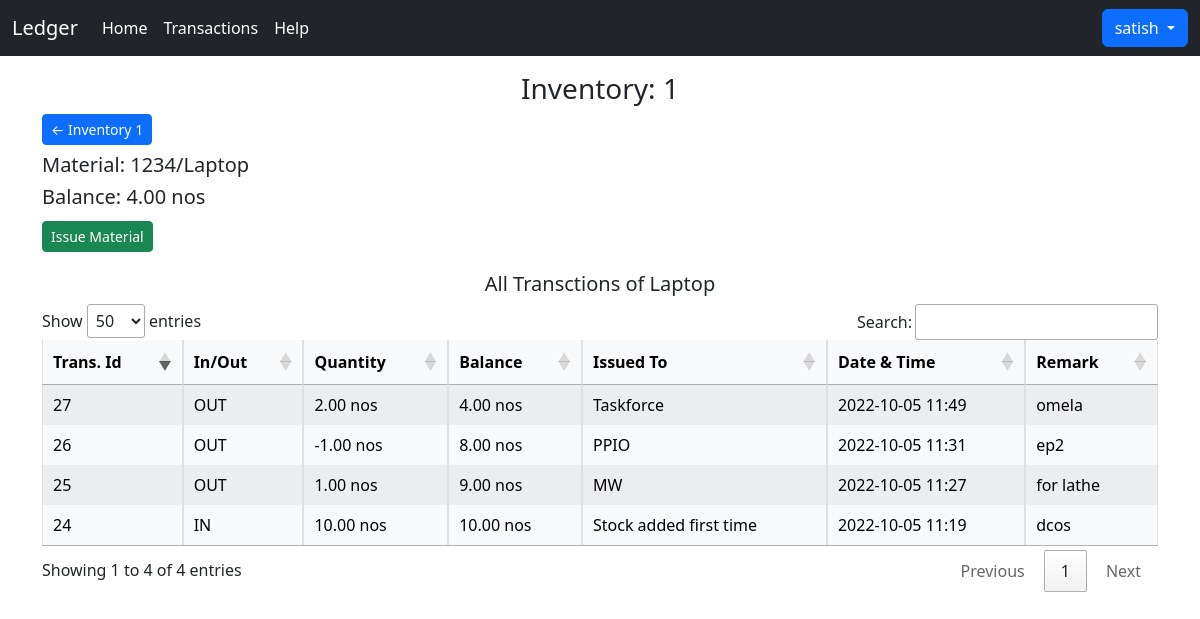
/transactions/inventory/1/material_code/1234 (signed in), run on the app's committed database.
### home/models.py (models this page shows, shortened)
class Inventory1(models.Model):
    id = models.AutoField(primary_key=True)
    inv_id = models.CharField(max_length=20)
    material_code = models.CharField(max_length=100, unique=True)
    material_name = models.CharField(max_length=200)
    balance = models.DecimalField(max_digits=10, decimal_places=2)
    unit = models.CharField(max_length=20)
    remark = models.CharField(max_length=200)

class Transactions(models.Model):
    id = models.AutoField(primary_key=True)
    inv_id = models.CharField(max_length=20)
    material_code = models.CharField(max_length=100)
    material_name = models.CharField(max_length=200)
    in_out = models.CharField(max_length=10)
    quantity = models.DecimalField(max_digits=10, decimal_places=2)
    balance = models.DecimalField(max_digits=10, decimal_places=2)
    unit = models.CharField(max_length=20)
    issued_to = models.CharField(max_length=200)
    dateTime = models.DateTimeField(default=datetime.now, blank=True)
    remark = models.CharField(max_length=200)

### home/views.py (the view, shortened to what this page needs)
# urls.py: path('transactions/inventory/<str:inv_id>/material_code/<str:mat_code>',
def transactions(request, inv_id, mat_code):
    if request.user.is_anonymous:
        return redirect('/')
    material = Inventory1.objects.get(material_code=mat_code)
    form = TransactionsForm()
    mat_trans = Transactions.objects.filter(
        inv_id=inv_id, material_code=mat_code)
    context = {'form': form, 'mat_trans': mat_trans, 'inv_id': inv_id,
               'mat_code': mat_code, 'mat_name': material.material_name, 'balance': material.balance, 'unit': material.unit}
    return render(request, 'transactions.html', context)

### home/forms.py
class TransactionsForm(forms.ModelForm):
    class Meta:
        model = Transactions
        fields = "__all__"
        exclude = ('material_code', 'material_name',
                   'inv_id', 'balance', 'dateTime', 'unit')
    CHOICES = [('OUT', 'OUT'), ('IN', 'IN')]
    in_out = forms.ChoiceField(choices=CHOICES)
    def __init__(self, *args, **kwargs):
        super(TransactionsForm, self).__init__(*args, **kwargs)
        self.fields['in_out'].label = 'IN/OUT'
        for visible in self.visible_fields():
            visible.field.widget.attrs['class'] = 'form-control my-2'

### templates/transactions.html (shortened to what this page needs)
{% extends 'base.html' %}
{% block body %}
<div class="container my-3 ">
    <h3 class="text-center">Inventory: {{inv_id}}</h3>
    <a href='/inventory/{{inv_id}}' class='btn btn-primary btn-sm mb-2'>&larr; Inventory {{inv_id}}</a>
    <h5>Material: {{mat_code}}/{{mat_name}}</h5>
    <h5>Balance: {{balance}} {{unit}}</h5>
    <button type="button" class="btn btn-success btn-sm my-1" data-bs-toggle="modal" data-bs-target="#exampleModal">
        Issue Material
    </button>
    <div class="mt-3  mb-0 ">
        <div class="mb-3 ">
            <h5 class="text-center">All Transctions of {{mat_name}}</h5>
            <table id="table_id" class="table-light table table-striped table-bordered w-100">
                <thead>
                    <tr>
                        <th>Trans. Id</th>
                        <th>In/Out</th>
                        <th>Quantity</th>
                        <th>Balance</th>
                        <th>Issued To</th>
                        <th>Date & Time</th>
                        <th>Remark</th>
                    </tr>
                </thead>
                <tbody>
                    {% for entry in mat_trans %}
                    <tr>
                        <td>{{entry.id}}</td>
                        <td>{{entry.in_out}}</td>
                        <td>{{entry.quantity}} {{unit}}</td>
                        <td>{{entry.balance}} {{unit}}</td>
                        <td>{{entry.issued_to}}</td>
                        <td>{{entry.dateTime | date:'Y-m-d H:i'}}</td>
                        <td>{{entry.remark}}</td>
                    </tr>
                    {% endfor %}
                </tbody>
            </table>
            <link href="https://cdn.datatables.net/1.11.3/css/jquery.dataTables.min.css" rel="stylesheet">
        </div>
    </div>
</div>
{% endblock body %}

### templates/header.html (shortened to what this page needs)
<nav class="navbar navbar-expand-lg navbar-dark bg-dark">
    <div class="container-fluid">
        <a class="navbar-brand" href="/">Ledger</a>
        <div class="collapse navbar-collapse" id="navbarSupportedContent">
            <ul class="navbar-nav me-auto mb-2 mb-lg-0">
                <li class="nav-item">
                    <a class="nav-link active" aria-current="page" href="/">Home</a>
                </li>
                <li class="nav-item">
                    <a class="nav-link active" aria-current="page" href="/alltransactions">Transactions</a>
                </li>
                <li class="nav-item">
                    <a class="nav-link active" href="/help">Help</a>
                </li>
            </ul>
            <div class="btn-group">
                <button id="userMenu" type="button" class="btn btn-primary dropdown-toggle" data-bs-toggle="dropdown"
                    aria-expanded="false" value="">
                    {{request.user}}
                </button>
            </div>
        </div>
    </div>
</nav>

### data on the page
Inventory1: material_name "Laptop", balance "4.00", unit "nos"
Transactions: id "24", in_out "IN", quantity "10.00", balance "10.00", issued_to "Stock added first time", dateTime "2022-10-05 11:19", remark "dcos"
Transactions: id "25", in_out "OUT", quantity "1.00", balance "9.00", issued_to "MW", dateTime "2022-10-05 11:27", remark "for lathe"
Transactions: id "26", in_out "OUT", quantity "-1.00", balance "8.00", issued_to "PPIO", dateTime "2022-10-05 11:31", remark "ep2"
Transactions: id "27", in_out "OUT", quantity "2.00", balance "4.00", issued_to "Taskforce", dateTime "2022-10-05 11:49", remark "omela"

### other printed values
{{ request.user }} "satish"
{{ inv_id }} "1"
{{ mat_code }} "1234"
